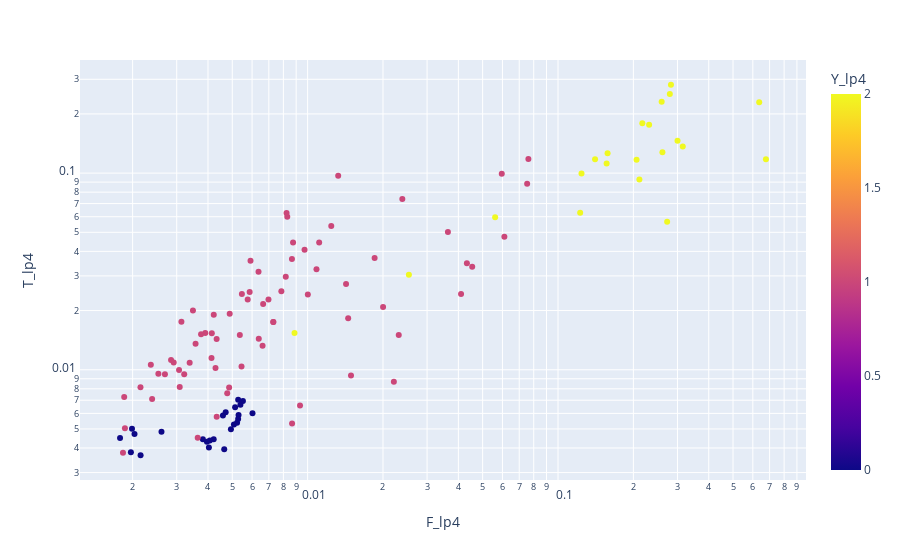

Source (notebook cell):
### Code cell
plty.scatter(X_lp4_df, x = "F_lp4", y = "T_lp4", color="Y_lp4", log_x=True, log_y=True)
